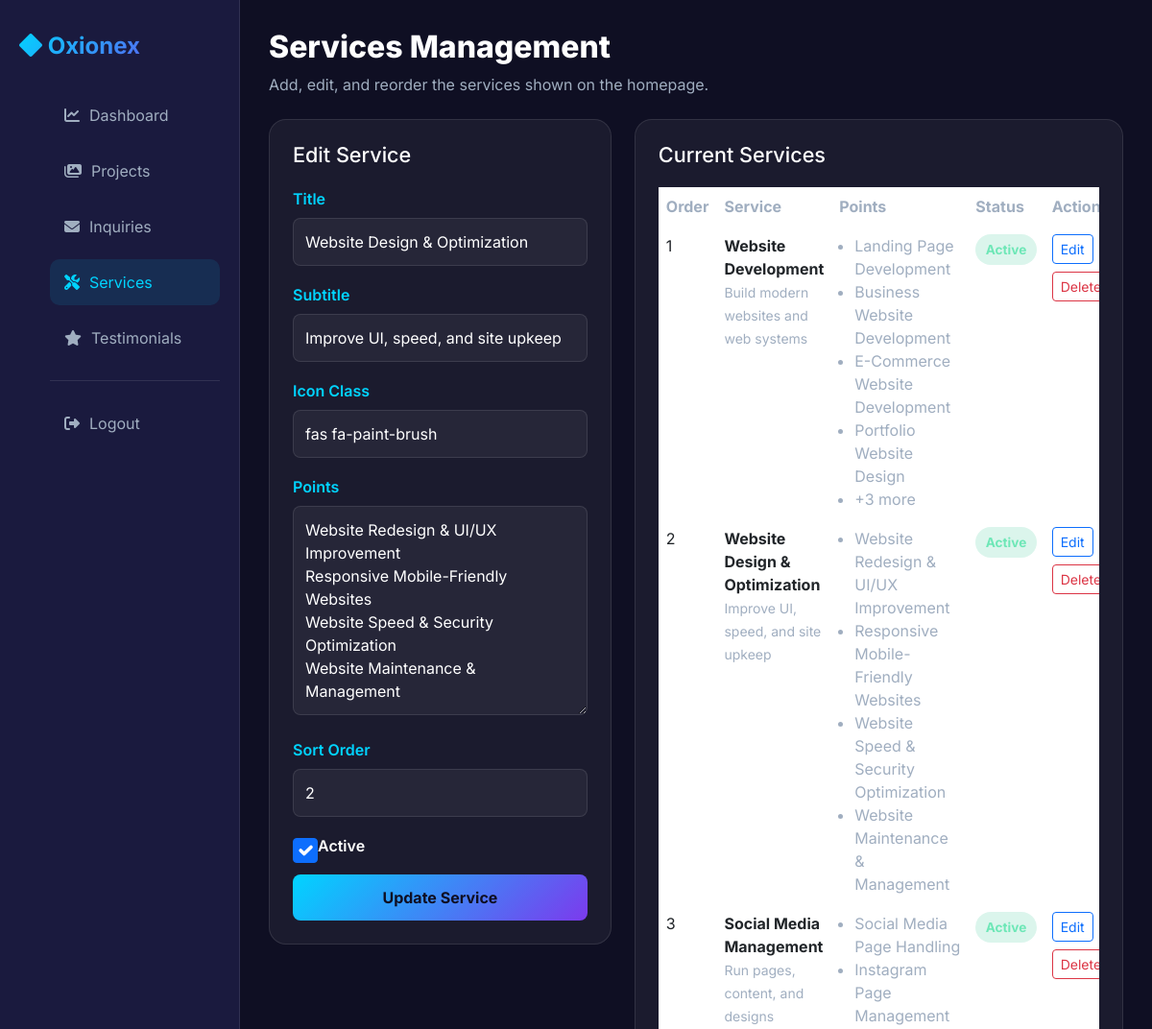
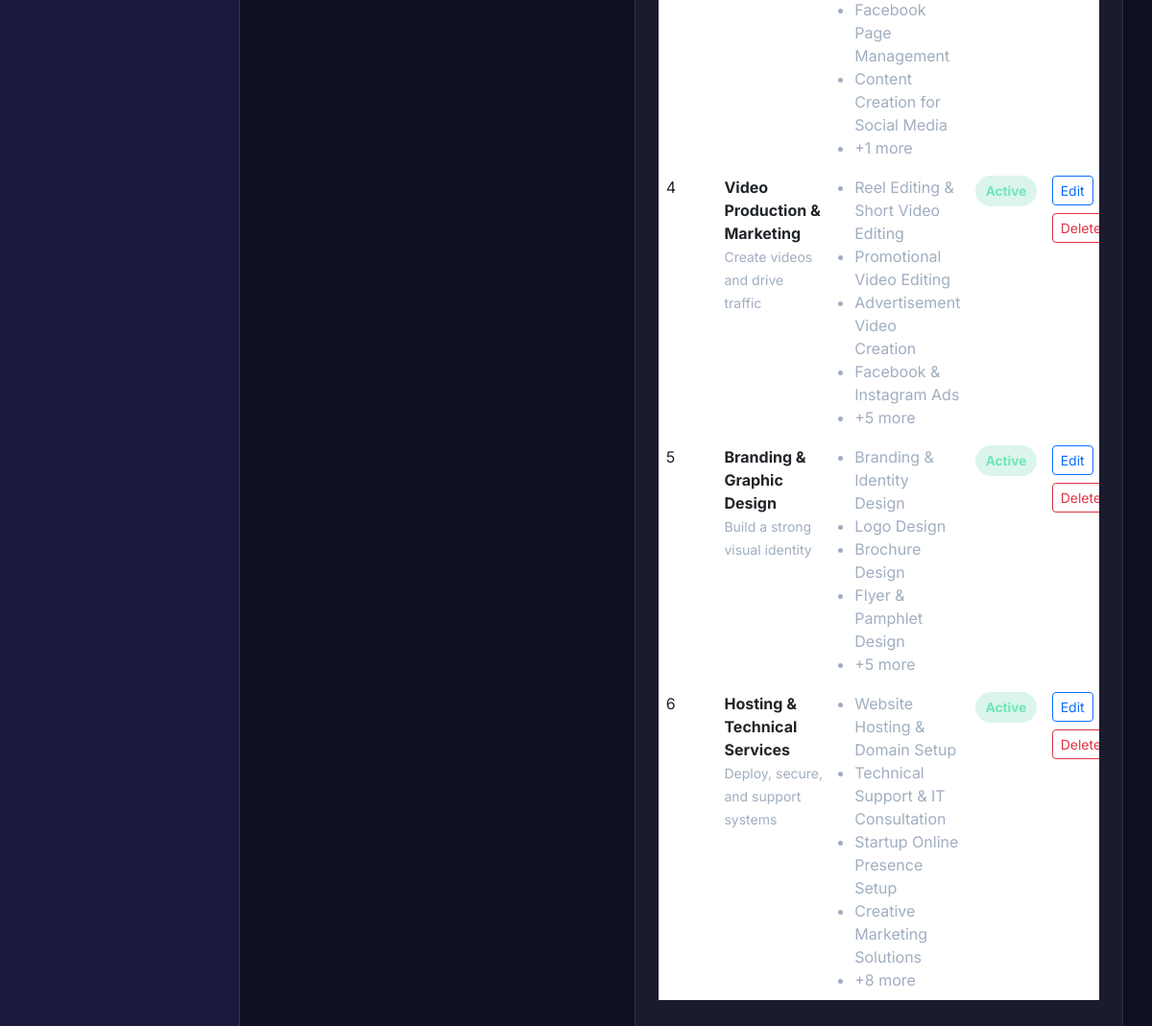
/admin/services.php?edit_id=2 (signed in), run on the app's committed database (2 pictures, top to bottom).
### tables this page shows
CREATE TABLE IF NOT EXISTS services (
    id INT AUTO_INCREMENT PRIMARY KEY,
    title VARCHAR(255) NOT NULL,
    subtitle VARCHAR(255) NOT NULL,
    icon VARCHAR(100) NOT NULL DEFAULT 'fas fa-cube',
    points TEXT NOT NULL,
    sort_order INT DEFAULT 0,
    is_active TINYINT(1) DEFAULT 1,
    created_at TIMESTAMP DEFAULT CURRENT_TIMESTAMP
);

### admin/services.php (the view, shortened to what this page needs)
<?php
require_once '../includes/db.php';
$editingService = null;
$services = [];
if ($pdo) {
    try {
        $services = $pdo->query('SELECT * FROM services ORDER BY sort_order ASC, created_at DESC')->fetchAll(PDO::FETCH_ASSOC);
    } catch (PDOException $exception) {
        $tableWarning = 'The services table is missing or not accessible yet. Import the updated database.sql file.';
        error_log('Load services error: ' . $exception->getMessage());
    }
}
if (isset($_GET['edit_id']) && $pdo) {
    try {
        $stmt = $pdo->prepare('SELECT * FROM services WHERE id = ?');
        $stmt->execute([(int) $_GET['edit_id']]);
        $editingService = $stmt->fetch();
    } catch (PDOException $exception) {
        $error = 'Unable to load service.';
        error_log('Load service error: ' . $exception->getMessage());
    }
}
$formValues = [
    'id' => $editingService['id'] ?? 0,
    'title' => $editingService['title'] ?? ($_POST['title'] ?? ''),
    'subtitle' => $editingService['subtitle'] ?? ($_POST['subtitle'] ?? ''),
    'icon' => $editingService['icon'] ?? ($_POST['icon'] ?? 'fas fa-cube'),
    'points' => $editingService['points'] ?? ($_POST['points'] ?? ''),
    'sort_order' => $editingService['sort_order'] ?? ($_POST['sort_order'] ?? 0),
    'is_active' => isset($editingService['is_active']) ? (int) $editingService['is_active'] : (int) (($_POST['is_active'] ?? 1) ? 1 : 0),
];
?>
<!DOCTYPE html>
<html lang="en">
<head>
    <link href="https://cdn.jsdelivr.net/npm/bootstrap@5.3.0/dist/css/bootstrap.min.css" rel="stylesheet">
    <link rel="stylesheet" href="https://cdnjs.cloudflare.com/ajax/libs/font-awesome/6.4.0/css/all.min.css">
</head>
<body>
    <div class="dashboard-container">
        <div class="sidebar">
            <div class="sidebar-brand"><i class="fas fa-diamond"></i> Oxionex</div>
            <ul class="sidebar-menu">
                <li><a href="dashboard.php"><i class="fas fa-chart-line"></i> Dashboard</a></li>
                <li><a href="projects.php"><i class="fas fa-images"></i> Projects</a></li>
                <li><a href="inquiries.php"><i class="fas fa-envelope"></i> Inquiries</a></li>
                <li><a href="services.php" class="active"><i class="fas fa-tools"></i> Services</a></li>
                <li><a href="testimonials.php"><i class="fas fa-star"></i> Testimonials</a></li>
                <li style="margin-top: 20px; border-top: 1px solid rgba(255, 255, 255, 0.1); padding-top: 20px;"><a href="logout.php"><i class="fas fa-sign-out-alt"></i> Logout</a></li>
            </ul>
        </div>
        <div class="main-content">
            <div class="d-flex justify-content-between align-items-start flex-wrap gap-3 mb-4">
                <div>
                    <h1 class="mb-2" style="font-size: 2rem; font-weight: 800;">Services Management</h1>
                    <p style="color: #a0aec0; margin: 0;">Add, edit, and reorder the services shown on the homepage.</p>
                </div>
            </div>
            <div class="row g-4">
                <div class="col-lg-5">
                    <div class="form-card">
                        <h2 style="font-size: 1.35rem; margin-bottom: 20px;"><?php echo $formValues['id'] ? 'Edit Service' : 'Add Service'; ?></h2>
                        <form method="post">
                            <div class="form-group">
                                <label for="title">Title</label>
                                <input type="text" id="title" name="title" required value="<?php echo htmlspecialchars($formValues['title']); ?>">
                            </div>
                            <div class="form-group">
                                <label for="subtitle">Subtitle</label>
                                <input type="text" id="subtitle" name="subtitle" required value="<?php echo htmlspecialchars($formValues['subtitle']); ?>">
                            </div>
                            <div class="form-group">
                                <label for="icon">Icon Class</label>
                                <input type="text" id="icon" name="icon" placeholder="fas fa-globe" value="<?php echo htmlspecialchars($formValues['icon']); ?>">
                            </div>
                            <div class="form-group">
                                <label for="points">Points</label>
                                <textarea id="points" name="points" rows="8" required placeholder="One point per line"><?php echo htmlspecialchars($formValues['points']); ?></textarea>
                            </div>
                            <div class="form-group">
                                <label for="sort_order">Sort Order</label>
                                <input type="number" id="sort_order" name="sort_order" value="<?php echo (int) $formValues['sort_order']; ?>">
                            </div>
                            <div class="form-group">
                                <div class="form-check">
                                    <input type="checkbox" class="form-check-input" id="is_active" name="is_active" <?php echo $formValues['is_active'] ? 'checked' : ''; ?>>
                                    <label class="form-check-label" for="is_active" style="color: #fff;">Active</label>
                                </div>
                            </div>
                            <button type="submit" class="btn-submit w-100"><?php echo $formValues['id'] ? 'Update Service' : 'Add Service'; ?></button>
                        </form>
                    </div>
                </div>
                <div class="col-lg-7">
                    <div class="table-card">
                        <h2 style="font-size: 1.35rem; margin-bottom: 20px;">Current Services</h2>
                        <div class="table-responsive">
                            <table class="table align-middle">
                                <thead>
                                    <tr>
                                        <th>Order</th>
                                        <th>Service</th>
                                        <th>Points</th>
                                        <th>Status</th>
                                        <th>Actions</th>
                                    </tr>
                                </thead>
                                <tbody>
                                    <?php if ($services): ?>
                                        <?php foreach ($services as $service): ?>
                                            <tr>
                                                <td><?php echo (int) $service['sort_order']; ?></td>
                                                <td>
                                                    <strong><?php echo htmlspecialchars($service['title']); ?></strong><br>
                                                    <small style="color: #a0aec0;"><?php echo htmlspecialchars($service['subtitle']); ?></small>
                                                </td>
                                                <td>
                                                    <?php
                                                        $servicePoints = preg_split('/\R+/', trim($service['points'] ?? '')) ?: [];
                                                        $servicePoints = array_values(array_filter(array_map('trim', $servicePoints)));
                                                    ?>
                                                    <ul class="points-list">
                                                        <?php foreach (array_slice($servicePoints, 0, 4) as $point): ?>
                                                            <li><?php echo htmlspecialchars($point); ?></li>
                                                        <?php endforeach; ?>
                                                        <?php if (count($servicePoints) > 4): ?>
                                                            <li>+<?php echo count($servicePoints) - 4; ?> more</li>
                                                        <?php endif; ?>
                                                    </ul>
                                                </td>
                                                <td>
                                                    <span class="badge-status <?php echo $service['is_active'] ? 'badge-on' : 'badge-off'; ?>">
                                                        <?php echo $service['is_active'] ? 'Active' : 'Hidden'; ?>
                                                    </span>
                                                </td>
                                                <td>
                                                    <a href="services.php?edit_id=<?php echo (int) $service['id']; ?>" class="btn btn-sm btn-outline-primary mb-2">Edit</a>
                                                    <form method="post" onsubmit="return confirm('Delete this service?');" style="display:inline;">
                                                        <button type="submit" class="btn btn-sm btn-outline-danger mb-2">Delete</button>
                                                    </form>
                                                </td>
                                            </tr>
                                        <?php endforeach; ?>
                                    <?php else: ?>
                                        <tr>
                                            <td colspan="5" class="text-center py-4" style="color: #a0aec0;">No services found yet. Add the first one using the form.</td>
                                        </tr>
                                    <?php endif; ?>
                                </tbody>
                            </table>
                        </div>
                    </div>
                </div>
            </div>
        </div>
    </div>
</body>
</html>

### admin/services.php (style rules this page uses)
body { font-family: 'Inter', sans-serif; background: #0f0f23; color: #fff; }
.dashboard-container { display: grid; grid-template-columns: 250px 1fr; min-height: 100vh; }
.sidebar { background: #1a1a3e; border-right: 1px solid rgba(255, 255, 255, 0.1); padding: 30px 20px; }
.sidebar-brand { font-size: 24px; font-weight: 700; background: linear-gradient(135deg, #00d4ff 0%, #7c3aed 100%); -webkit-background-clip: text; -webkit-text-fill-color: transparent; background-clip: text; margin-bottom: 30px; }
.sidebar-menu { list-style: none; }
.sidebar-menu li { margin-bottom: 10px; }
.sidebar-menu a { display: flex; align-items: center; gap: 10px; padding: 12px 15px; color: #a0aec0; text-decoration: none; border-radius: 10px; transition: all 0.3s ease; }
.sidebar-menu a:hover, .sidebar-menu a.active { background: rgba(0, 212, 255, 0.1); color: #00d4ff; }
.main-content { padding: 30px; overflow-y: auto; }
.form-card, .table-card { background: rgba(255, 255, 255, 0.05); border: 1px solid rgba(255, 255, 255, 0.1); border-radius: 18px; padding: 24px; }
.form-group { margin-bottom: 18px; }
label { display: block; margin-bottom: 8px; color: #00d4ff; font-weight: 600; }
input, textarea, select { width: 100%; padding: 12px; background: rgba(255, 255, 255, 0.05); border: 1px solid rgba(255, 255, 255, 0.1); border-radius: 8px; color: #fff; font-family: 'Inter', sans-serif; }
.btn-submit { background: linear-gradient(135deg, #00d4ff 0%, #7c3aed 100%); border: none; color: #0f0f23; padding: 12px 22px; border-radius: 8px; cursor: pointer; font-weight: 700; }
.btn-outline-danger, .btn-outline-primary { border-width: 1px; }
.table { color: #fff; }
.table thead th { color: #a0aec0; border-color: rgba(255, 255, 255, 0.1); }
.table td { border-color: rgba(255, 255, 255, 0.08); vertical-align: top; }
.points-list { padding-left: 1rem; margin-bottom: 0; color: #a0aec0; }
.badge-status { display: inline-flex; align-items: center; padding: 0.35rem 0.65rem; border-radius: 999px; font-size: 0.85rem; font-weight: 700; }
.badge-on { background: rgba(16, 185, 129, 0.15); color: #6ee7b7; }

### data on the page
services: title "Website Design & Optimization", subtitle "Improve UI, speed, and site upkeep", icon "fas fa-paint-brush", points "Website Redesign & UI/UX Improvement Responsive Mobile-Friendly Websites Website Speed & Security Optimization Website Maintenance & Management", sort_order "2", is_active "☑", points "Website Redesign & UI/UX Improvement", points "Responsive Mobile-Friendly Websites", points "Website Speed & Security Optimization", points "Website Maintenance & Management", shows "Active"
services: sort_order "1", title "Website Development", subtitle "Build modern websites and web systems", points "Landing Page Development", points "Business Website Development", points "E-Commerce Website Development", points "Portfolio Website Design", count($servicePoints)-4 "3", is_active "Active"
services: sort_order "3", title "Social Media Management", subtitle "Run pages, content, and designs", points "Social Media Page Handling", points "Instagram Page Management", points "Facebook Page Management", points "Content Creation for Social Media", count($servicePoints)-4 "1", is_active "Active"
services: sort_order "4", title "Video Production & Marketing", subtitle "Create videos and drive traffic", points "Reel Editing & Short Video Editing", points "Promotional Video Editing", points "Advertisement Video Creation", points "Facebook & Instagram Ads", count($servicePoints)-4 "5", is_active "Active"
services: sort_order "5", title "Branding & Graphic Design", subtitle "Build a strong visual identity", points "Branding & Identity Design", points "Logo Design", points "Brochure Design", points "Flyer & Pamphlet Design", count($servicePoints)-4 "5", is_active "Active"
services: sort_order "6", title "Hosting & Technical Services", subtitle "Deploy, secure, and support systems", points "Website Hosting & Domain Setup", points "Technical Support & IT Consultation", points "Startup Online Presence Setup", points "Creative Marketing Solutions", count($servicePoints)-4 "8", is_active "Active"
